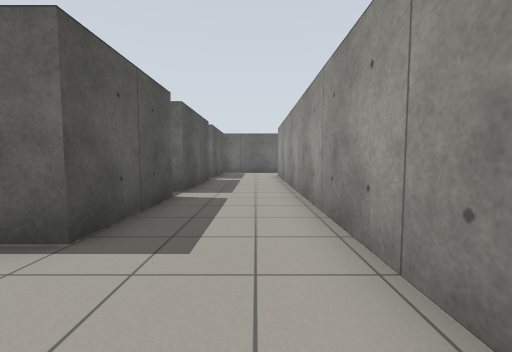
View 1 (above)

24 first-person views from a walk through a world built for the Gazebo simulator. The camera is 0.94 m above the floor, tilts 4° down and sees 90° across. The floor is counted in squares, 1 m on a side. Each view is taken from the middle of a square. On the plan, view 1 faces up. The plan holds only what a view shows up to about 10 squares ahead; the rest is blank. The place goes on beyond the plan.

View 2
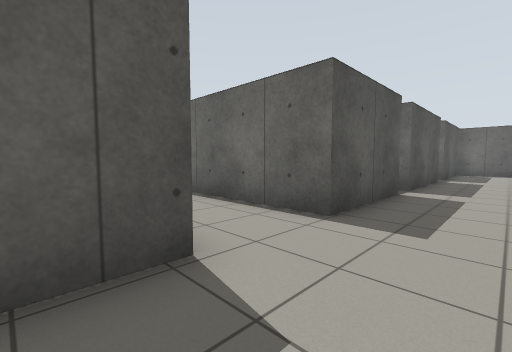

View 3
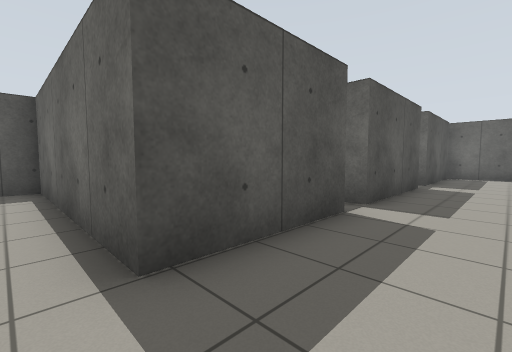

View 4
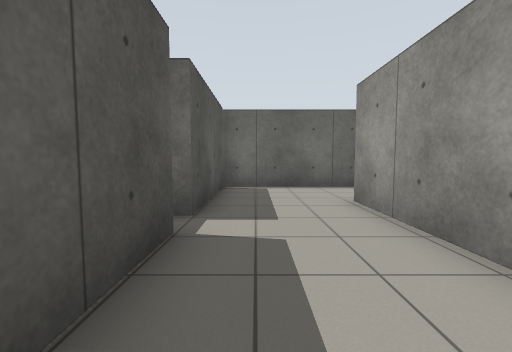

View 5
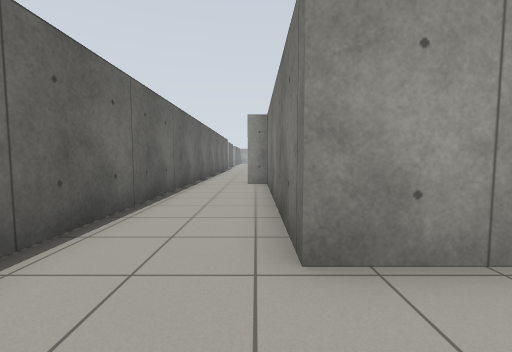

View 6
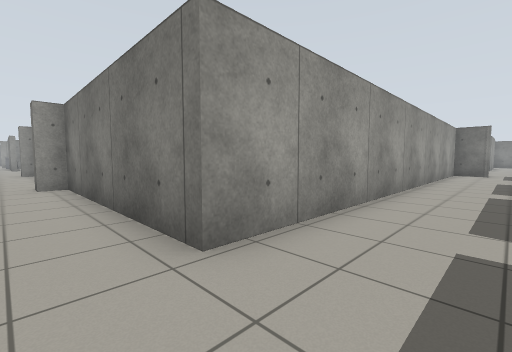

View 7
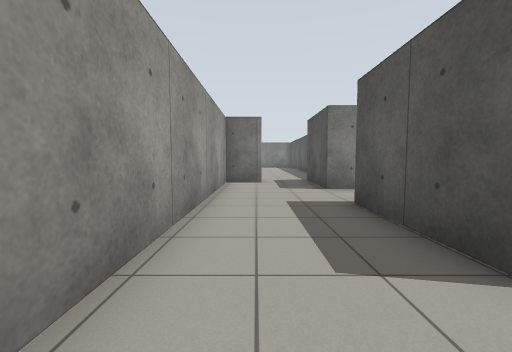

View 8
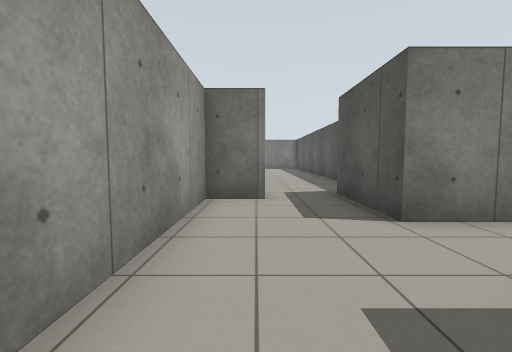

View 9
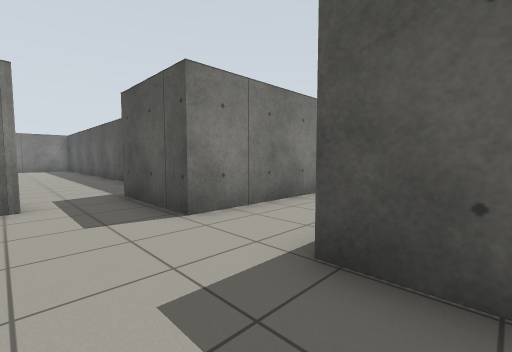

View 10
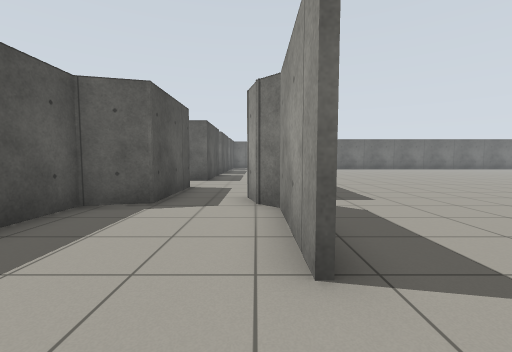

View 11
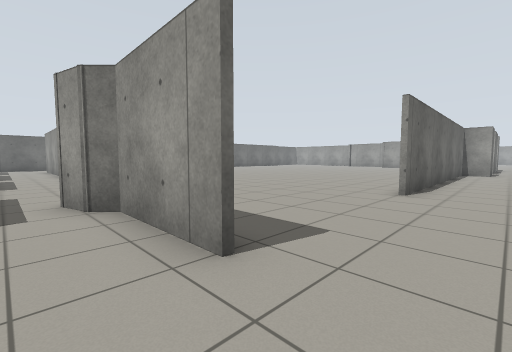

View 12
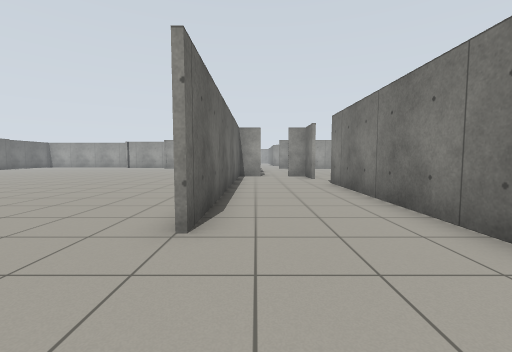

View 13
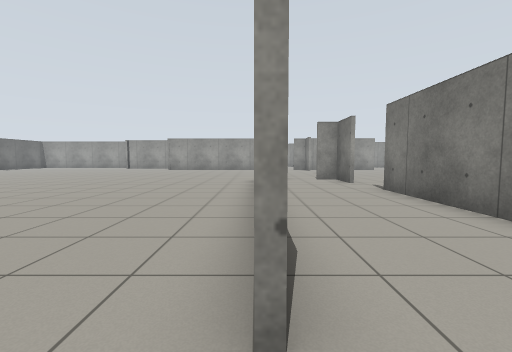

View 14
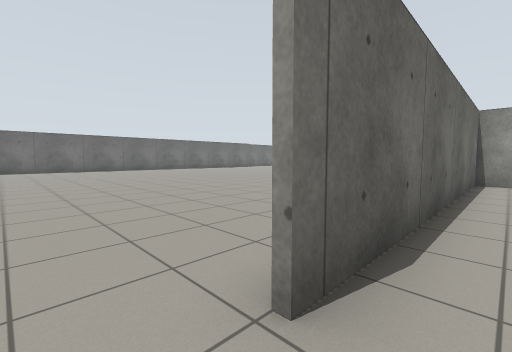

View 15
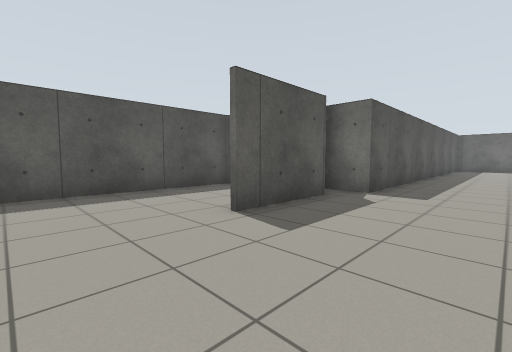

View 16
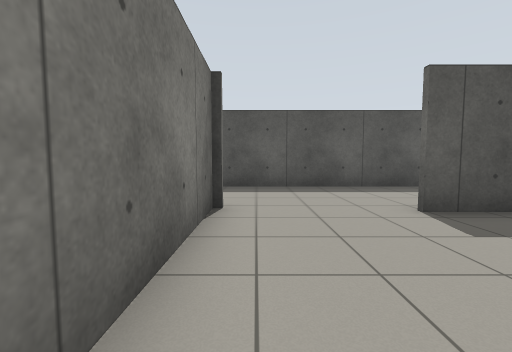

View 17
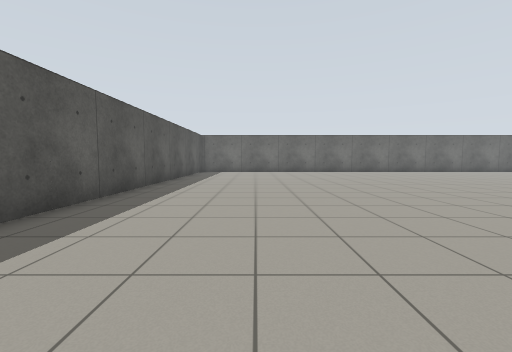

View 18
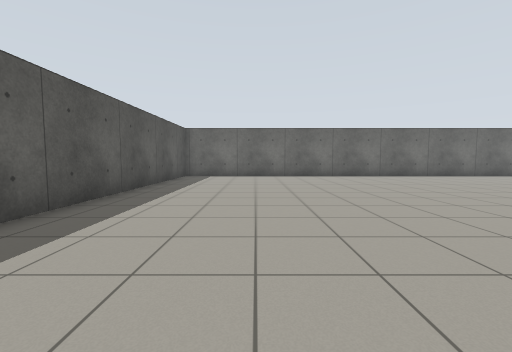

View 19
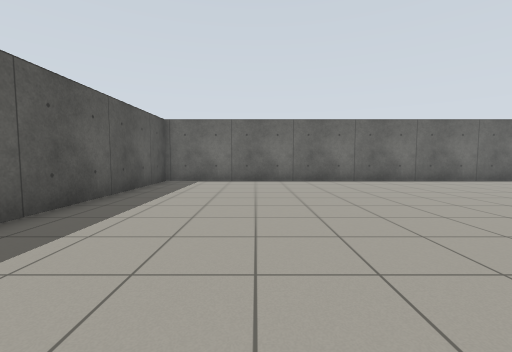

View 20
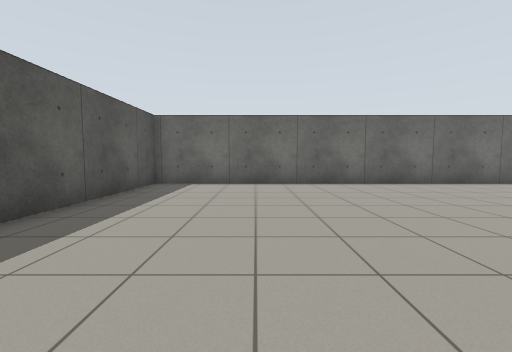

View 21
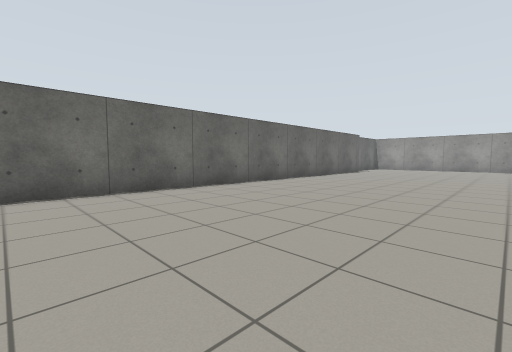

View 22
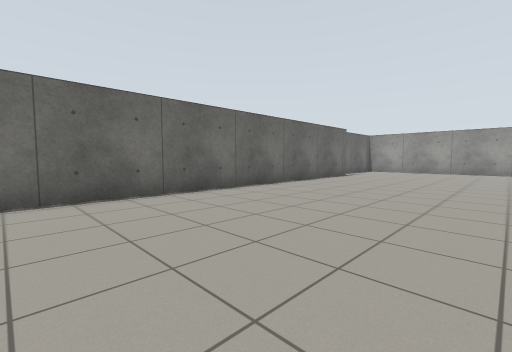

View 23
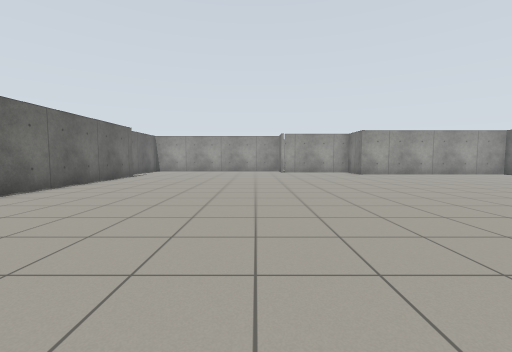

View 24
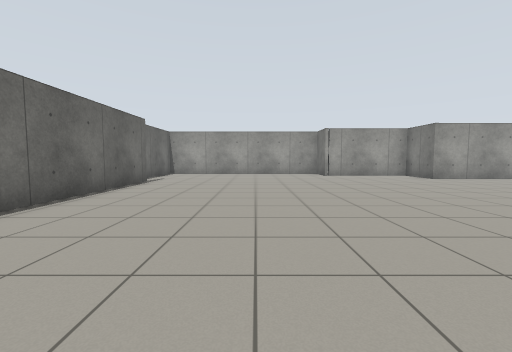

### Floor plan
Points are (right, up) in squares from view 1. A wall is a line through its corners. A room is listed if a view was taken in it or the views show most of it. See-through windows are left out.
Room 1 (views 1, 2, 3, 4, 5, 6, 7, 8, 9)
walls: (-2, 6.2) (-2, 2.7) (-5.5, 2.7); (-2, 11.2) (-2, 7.2); (-5.5, 0.3) (-2, 0.3) (-2, -1.4); (-0.2, -1.8) (1.2, -1.8) (1.2, 13.6) (8.3, 13.6) (8.3, 14.3); (9.1, 16.4) (-2, 16.4) (-2, 12.1)
ways out: opening at (-1, -1) to room 2; opening at (8, 15)
Room 2 (views 10, 11, 12, 13, 14, 15, 16, 17, 18, 19, 20, 21, 22, 23, 24)
walls: (16.3, -7.1) (16.3, -6.1) (6.1, -6.1); (14.5, -9.5) (15, -9.5); (0.6, -3) (0.6, -6.1); (5.8, -9.8) (12.6, -9.8); (0.5, -6.1) (0.5, -3.2) (0, -2.8) (-0.2, -1.8); (-2, -1.4) (-2, -2.7) (-3.4, -3) (-3.4, -10.1); (24.1, 13.4) (1.3, 13.4) (1.3, -2) (-0.2, -2); (0.3, -9.8) (4.3, -9.8)
ways out: opening at (-1, -1) to room 1

Where each view was taken, in squares from view 1:
view 1: 0 up, 0 right, facing up
view 2: 1 down, 0 right, facing up-left
view 3: 2 up, 0 right, facing up-left
view 4: 8 up, 1 left, facing up
view 5: 14 up, 1 left, facing right
view 6: 15 up, 1 left, facing down-right
view 7: 8 up, 0 right, facing down
view 8: 4 up, 0 right, facing down
view 9: 4 up, 0 right, facing down-left
view 10: 8 down, 0 right, facing up
view 11: 8 down, 1 left, facing up-right
view 12: 7 down, 3 right, facing right
view 13: 6 down, 5 right, facing right
view 14: 7 down, 5 right, facing up-right
view 15: 9 down, 4 right, facing up-left
view 16: 9 down, 5 right, facing left
view 17: 4 down, 5 right, facing up
view 18: 0 up, 5 right, facing up
view 19: 3 up, 5 right, facing up
view 20: 4 up, 5 right, facing up
view 21: 6 up, 7 right, facing up-right
view 22: 7 up, 11 right, facing up-right
view 23: 7 up, 11 right, facing right
view 24: 9 up, 14 right, facing right
